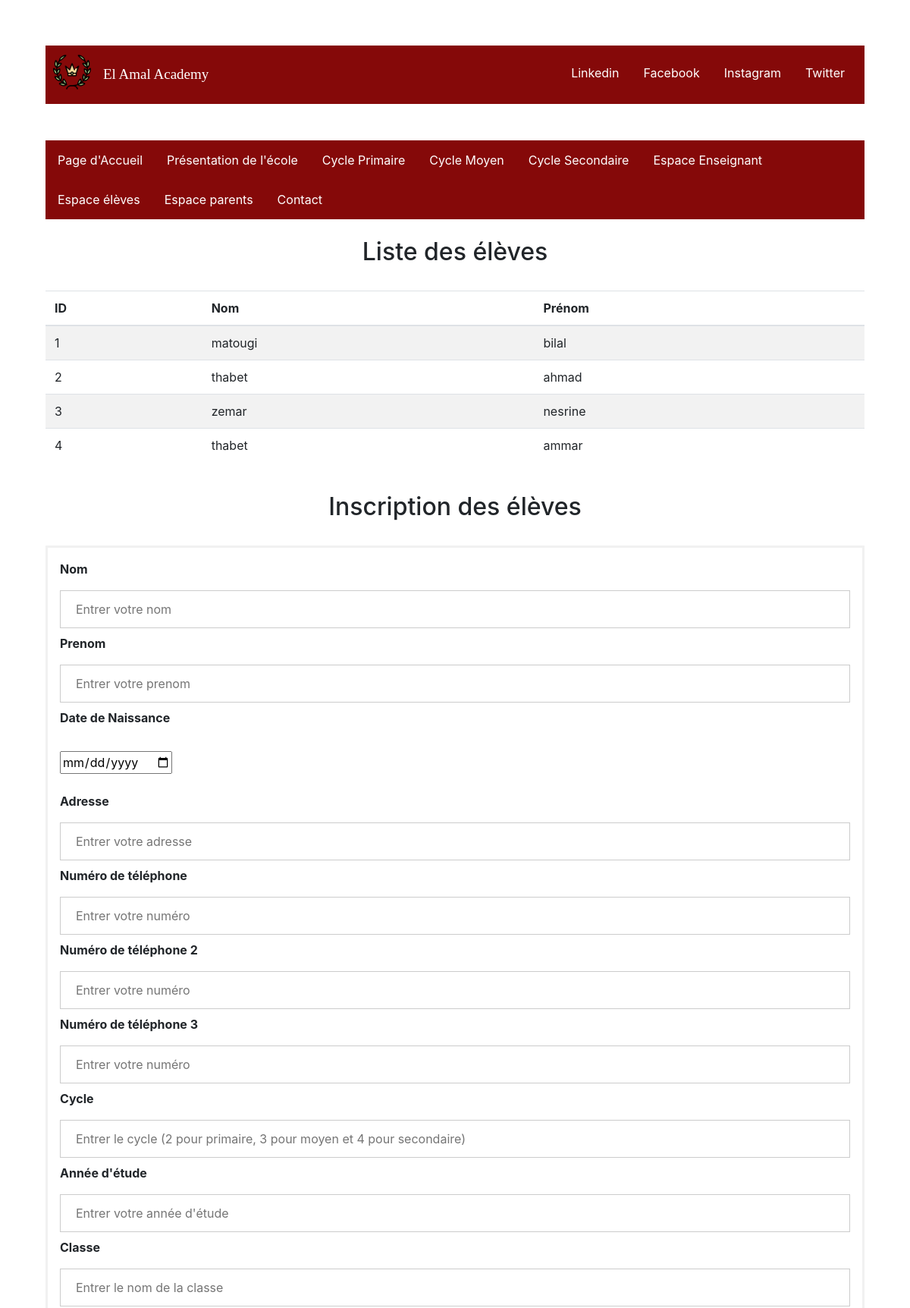
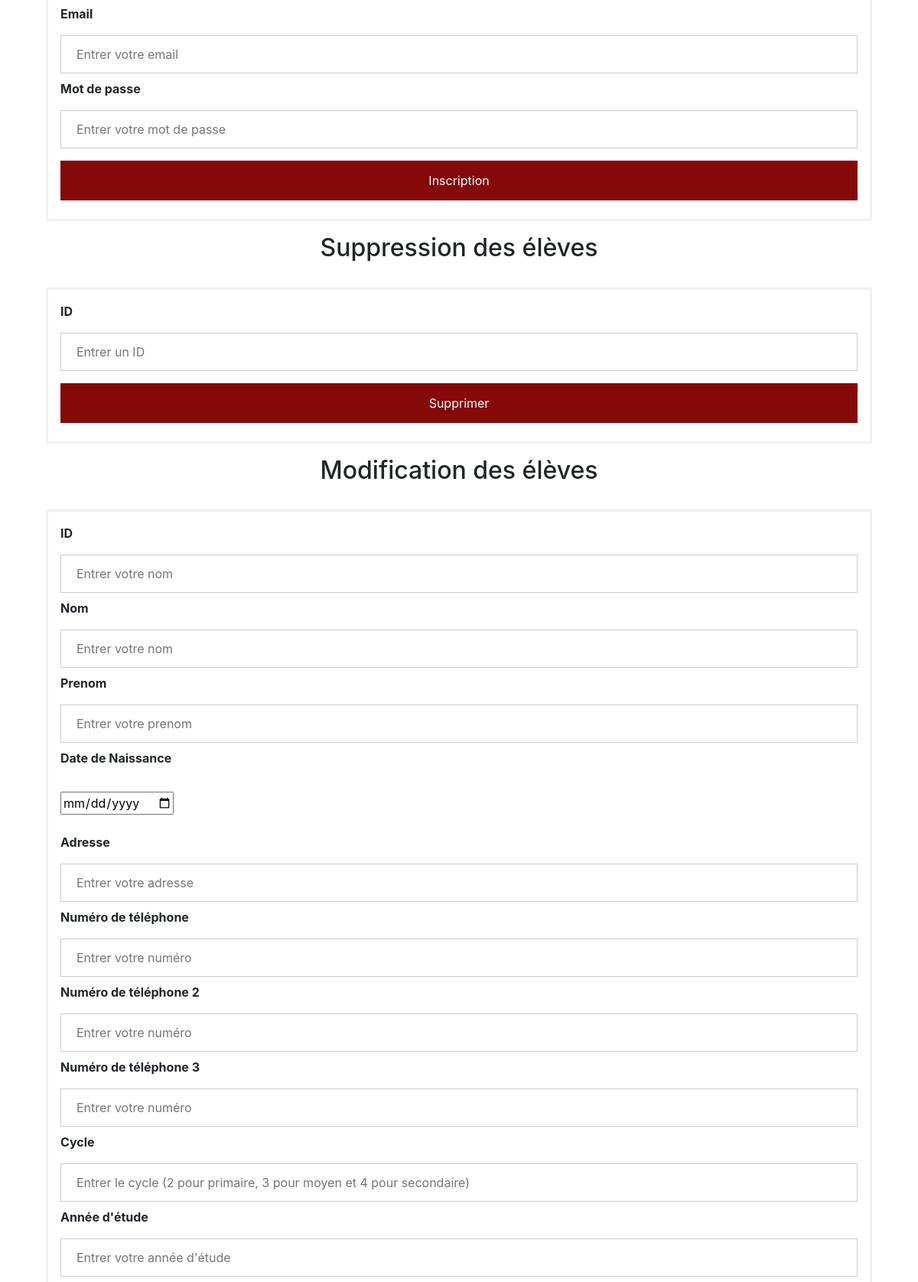
Screenshot of /controllers/ControllerUserStud.php (signed in, upper part) with the database file from the repository (2 pictures, top to bottom).
### tables this page shows
CREATE TABLE IF NOT EXISTS `eleve` (
  `id` int(11) NOT NULL AUTO_INCREMENT,
  `nom` varchar(255) NOT NULL,
  `prenom` varchar(255) NOT NULL,
  `dateNaissance` date DEFAULT NULL,
  `teleph1` int(11) NOT NULL,
  `teleph2` int(11) DEFAULT NULL,
  `teleph3` int(11) DEFAULT NULL,
  `annee` varchar(255) NOT NULL,
  `adresse` varchar(255) NOT NULL,
  `idClasse` int(11) DEFAULT NULL,
  `idType` int(11) DEFAULT NULL,
  `idUser` int(11) DEFAULT NULL,
  `idParent` int(11) DEFAULT NULL,
  PRIMARY KEY (`id`),
  KEY `idClasse` (`idClasse`),
  KEY `idType` (`idType`),
  KEY `idUser` (`idUser`),
  KEY `idParent` (`idParent`)
);

### controllers/ControllerUserStud.php (called while the page is built, shortened)
<?php
$relativePath = $_SERVER['DOCUMENT_ROOT'];
require_once($relativePath.'/Latreche_Mohamed_Cherif_Zouaoui_SIL1/models/userStudModel.php');
require_once($relativePath.'/Latreche_Mohamed_Cherif_Zouaoui_SIL1/views/userStudView.php');
class ControllerUserStud {
    public function liste() {
        $uModel = new userStudModel();
        $rslt = $uModel->liste();
        return $rslt;
    }
    public function afficherRegist() {
        $rView = new userStudView();
        $rView->afficherRegisterPage();
    }
}
$control = new ControllerUserStud();
$control->afficherRegist();
?>

### models/userStudModel.php (called while the page is built, shortened)
<?php
$relativePath = $_SERVER['DOCUMENT_ROOT'];
require_once($relativePath.'/Latreche_Mohamed_Cherif_Zouaoui_SIL1/controllers/ControllerUserStud.php');
class userStudModel {
    private $db="mysql:dbname=tdw;hostname=127.0.0.1;";
    private $busername = "root";
    private $bpassword = "";
    private function connexion($db,$busername,$bpassword) {
                try {
                    $conn = new PDO($db, $busername, $bpassword);
                    $conn->exec("SET CHARACTER SET utf8");
                }
                catch(PDOException $e)
                {
                    echo "Connection failed: " . $e->getMessage();
                    exit();
                }
                return $conn;
    }
    public function liste() {
        $conn=$this->connexion($this->db,$this->busername,$this->bpassword);
        $sql = $conn->prepare("SELECT id, nom, prenom FROM eleve");
        $sql->execute();
        return $sql;
    }
}
?>

### views/userStudView.php (the view, shortened to what this page needs)
<?php
$relativePath = $_SERVER['DOCUMENT_ROOT'];
require_once($relativePath.'/Latreche_Mohamed_Cherif_Zouaoui_SIL1/controllers/ControllerUserStud.php');
class userStudView {
    public function head() {
        ?>
        <head>
            <link rel="stylesheet" href="../css/register.css">
            <link rel="stylesheet" href="https://maxcdn.bootstrapcdn.com/bootstrap/4.5.2/css/bootstrap.min.css">
        </head>
        <?php
    }
    public function navBar() {
        ?>
        <ul class="topnav">
            <li class="left"><img src="../images/logos/laurel.png"></li>
            <li class="middle"><a href="#home">El Amal Academy</a></li>
            <li class="right"><a href="#twitter">Twitter</a></li>
            <li class="right"><a href="#instagram">Instagram</a></li>
            <li class="right"><a href="#facebook">Facebook</a></li>
            <li class="right"><a href="#linkedin">Linkedin</a></li>
        </ul>
        <br><br>
        <?php
    }
    public function menu() {
        ?>
        <div class="menuHorizontal">
            <ul>
                <li><a class="horizontal" href="#home">Page d'Accueil</a></li>
                <li><a  class="optional" href="#news">Présentation de l'école</a></li>
                <li><a class="optional" href="../controllers/ControllerCyclePrimaire.php">Cycle Primaire</a></li>
                <li><a class="optional" href="../controllers/ControllerCycleMoyen.php">Cycle Moyen</a></li>
                <li><a class="optional" href="../controllers/ControllerCycleSec.php">Cycle Secondaire</a></li>
                <li><a class="optional" href="../controllers/ControllerEspaceEns.php">Espace Enseignant</a></li>
                <li><a href="../controllers/espaceEleveController.php">Espace élèves</a></li>
                <li><a href="../controllers/ControllerEspaceParent.php">Espace parents</a></li>
                <li><a  class="optional" href="../controllers/contactController.php">Contact</a></li>
            </ul>
        </div>
        <br>
        <?php
    }
    public function liste() {
        ?>
        <h2>Liste des élèves</h2>
        <br>
        <table class="table table-striped">
            <thead>
                <tr>
                    <th scope="col">ID</th>
                    <th scope="col">Nom</th>
                    <th scope="col">Prénom</th>
                </tr>
            </thead>
            <tbody>
        <?php
            $control = new ControllerUserStud();
            $qtf = $control->liste();
            foreach ($qtf as $row) {
                echo
                    "<tr>" .
                    "<td>" . $row["id"] . "</td>" .
                    "<td>" . $row["nom"] . "</td>" .
                    "<td>" . $row["prenom"] . "</td>" .
                    "</tr>";
            }
                echo "</tbody>";
        ?>
        </table>
        <br>
        <?php
    }
    public function inscription() {
        ?>
            <h2>Inscription des élèves</h2>
            <br>
            <form method="post">
                <div class="information">
                    <label for="nom"><b>Nom</b></label>
                    <input type="text" id="nom" placeholder="Entrer votre nom" name="nom" required>
                    <label for="prenom"><b>Prenom</b></label>
                    <input type="text" id="prenom" placeholder="Entrer votre prenom" name="prenom" required>
                    <label for="dateN"><b>Date de Naissance</b></label>
                    <br><br>
                    <input type="date" id="dateN" placeholder="Entrer votre date de naissance" name="dateN" required>
                    <br><br>
                    <label for="adresse"><b>Adresse</b></label>
                    <input type="text" id="adresse" placeholder="Entrer votre adresse" name="adresse"required>
                    <label for="phoneN"><b>Numéro de téléphone</b></label>
                    <input type="text" id="phoneN" placeholder="Entrer votre numéro" name="phoneN" required>
                    <label for="phoneN"><b>Numéro de téléphone 2</b></label>
                    <input type="text" id="phoneN2" placeholder="Entrer votre numéro" name="phoneN2" required>
                    <label for="phoneN"><b>Numéro de téléphone 3</b></label>
                    <input type="text" id="phoneN3" placeholder="Entrer votre numéro" name="phoneN3" required>
                    <label for="cycle"><b>Cycle</b></label>
                    <input type="text" id="cycle" placeholder="Entrer le cycle (2 pour primaire, 3 pour moyen et 4 pour secondaire)" name="cycle" required>
                    <label for="year"><b>Année d'étude</b></label>
                    <input type="text" id="year" placeholder="Entrer votre année d'étude" name="year" required>
                    <label for="nomClass"><b>Classe</b></label>
                    <input type="text" id="nomClass" placeholder="Entrer le nom de la classe" name="nomClass" required>
                    <label for="email"><b>Email</b></label>
                    <input type="text" id="email" placeholder="Entrer votre email" name="email" required>
                    <label for="psw"><b>Mot de passe</b></label>
                    <input type="password" id="psw" placeholder="Entrer votre mot de passe" name="psw" required>
                    <input id="unsub" type="submit" value="Inscription" name="submit">
                </div>
            </form>
        <?php
    }
    public function supp() {
        ?>
            <h2>Suppression des élèves</h2>
            <br>
            <form method="post">
                <div class="information">
                    <label for="nom"><b>ID</b></label>
                    <input type="text" id="nom" placeholder="Entrer un ID" name="nom" required>
                    <input id="unsub2" type="submit" value="Supprimer" name="submit2">
                </div>
            </form>
        <?php
    }
    public function modif() {
        ?>
            <h2>Modification des élèves</h2>
            <br>
            <form method="post">
                <div class="information">
                <label for="nom"><b>ID</b></label>
                    <input type="text" id="idE" placeholder="Entrer votre nom" name="idE" required>
                    <label for="nom"><b>Nom</b></label>
                    <input type="text" id="nom" placeholder="Entrer votre nom" name="nom">
                    <label for="prenom"><b>Prenom</b></label>
                    <input type="text" id="prenom" placeholder="Entrer votre prenom" name="prenom">
                    <label for="dateN"><b>Date de Naissance</b></label>
                    <br><br>
                    <input type="date" id="dateN" placeholder="Entrer votre date de naissance" name="dateN">
                    <br><br>
                    <label for="adresse"><b>Adresse</b></label>
                    <input type="text" id="adresse" placeholder="Entrer votre adresse" name="adresse">
                    <label for="phoneN"><b>Numéro de téléphone</b></label>
                    <input type="text" id="phoneN" placeholder="Entrer votre numéro" name="phoneN">
                    <label for="phoneN"><b>Numéro de téléphone 2</b></label>
                    <input type="text" id="phoneN2" placeholder="Entrer votre numéro" name="phoneN2">
                    <label for="phoneN"><b>Numéro de téléphone 3</b></label>
                    <input type="text" id="phoneN3" placeholder="Entrer votre numéro" name="phoneN3">
                    <label for="cycle"><b>Cycle</b></label>
                    <input type="text" id="cycle" placeholder="Entrer le cycle (2 pour primaire, 3 pour moyen et 4 pour secondaire)" name="cycle">
                    <label for="year"><b>Année d'étude</b></label>
                    <input type="text" id="year" placeholder="Entrer votre année d'étude" name="year">
                </div>
            </form>
        <?php
    }
        ?>
        <?php
    public function registerBody() {
        ?>
        <body>
        <?php
        $this->navBar();
        $this->menu();
        $this->liste();
        $this->inscription();
        $this->supp();
        $this->modif();
        echo '</body>';
    }
    public function afficherRegisterPage() {
        echo '<html>';
        $this->head();
        $this->registerBody();
        echo '</html>';
    }
}

### css/register.css (style rules this page uses)
body { font-family: Arial, Helvetica, sans-serif; margin: 5%; padding: 5%; background-color: #f7f5f2; }
form { border: 3px solid #f1f1f1; }
input[type=text], input[type=password] { width: 100%; padding: 12px 20px; margin: 8px 0; display: inline-block; border: 1px solid #ccc; box-sizing: border-box; }
input[type=submit] { background-color: #850909; color: white; padding: 14px 20px; margin: 8px 0; border: none; cursor: pointer; width: 100%; }
.information { padding: 16px; }
h2 { text-align: center; }
ul.topnav { list-style-type: none; margin: 0; padding: 10px; overflow: hidden; background-color: #850909; }
ul.topnav li { float: left; }
ul.topnav li a { display: block; color: white; text-align: center; padding: 14px 16px; text-decoration: none; }
ul.topnav li.right { float: right; }
ul.topnav li.middle { text-align: right; font-size: 19px; font-family: 'Times New Roman', Times, serif; }
.topnav img { width: 50px; height: 50px; float: left; }
div > ul { list-style-type: none; margin: 0; padding: 0; overflow: hidden; background-color: #850909; }
ul > li { float: left; }
ul > li a { display: block; color: white; text-align: center; padding: 14px 16px; text-decoration: none; }
.horizontal { float : left; }

### rows the page displays
eleve: id "1", nom "matougi", prenom "bilal"
eleve: id "2", nom "thabet", prenom "ahmad"
eleve: id "3", nom "zemar", prenom "nesrine"
eleve: id "4", nom "thabet", prenom "ammar"
